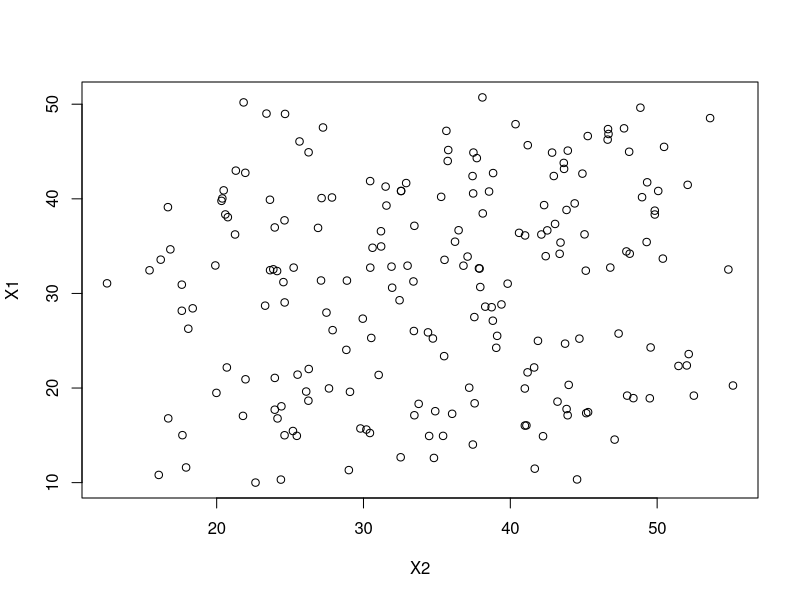

Here is the R script that generated this plot: (Note: this script raises an error after producing the figure.)
##Ex. 1##
Y = seq(from=0, to=20, by=0.1)
X1 = (Y-2)/3 + runif(length(Y), min=10, max=45)
X2 = (Y+3)/2 + runif(length(Y), min=10, max=45)
df = as.data.frame(cbind(Y, X1, X2))
summary(lm(Y~X1, data=df))
#Coorelation Coefficent for x1 is 0.07825
summary(lm(Y~X2, data=df))
#Coorelation Coefficent for x2 is 0.18177
summary(lm(Y~X1+X2, data=df))
#Coorelation Coefficient for x1 is 0.04466
#Coorelation Coefficient for x2 is 0.17301
plot(X1~X2)
cor(X1, X2)
#More random noise results in less coorelation. 
#The correlation coefficent for cor(X1, X2) goes down to 0.1951297 
#(below 5 generally indicates that they are not coorelated)


##Ex. 2##
mod1 = lm(Temp~Wind, data=airquality)
mod2 = lm(Temp~Wind+Solar.R, data=airquality)

mod3= lm(Temp~Wind+Solar.R+Ozone, data=airquality)
summary(mod3)
anova(mod1,mod2,mod3)
#It does indicate that there is more variance because 
#there is significantly lower RSS (shown through a very 
#small p-value and higher f-statistic)

##### Oscar:  So what do the low p-value mean and high f-statistics mean?


##Ex. 3##
AIC(mod1)
#AIC of mod1 = 788.9671
AIC(mod2)
#AIC of mod2 = 782.6779
AIC(mod3)
#AIC of mod3 = 747.5795
#Comparing AIC between the three models also show 
#that model three is the best (the AIC is lowest, 
#meaning that probability is highest)

##### Oscar: probability of what?
